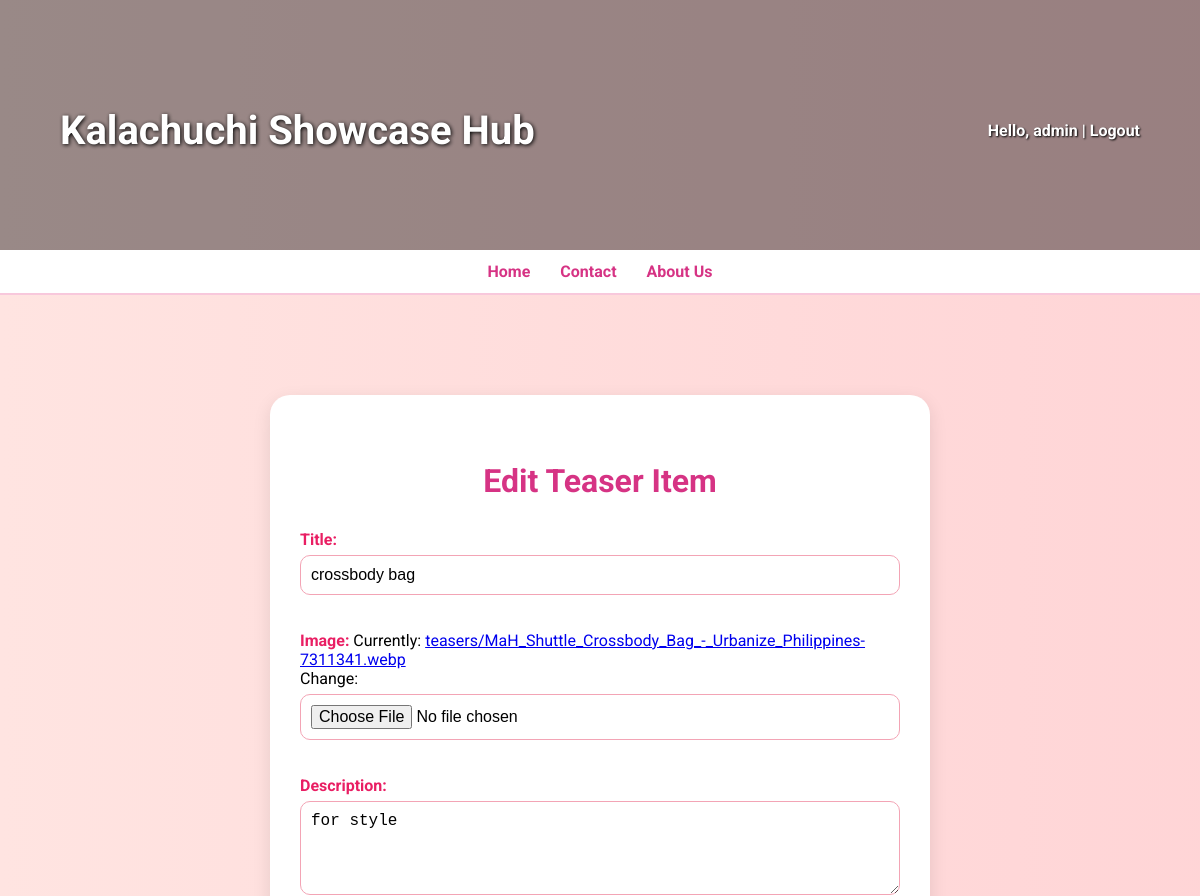
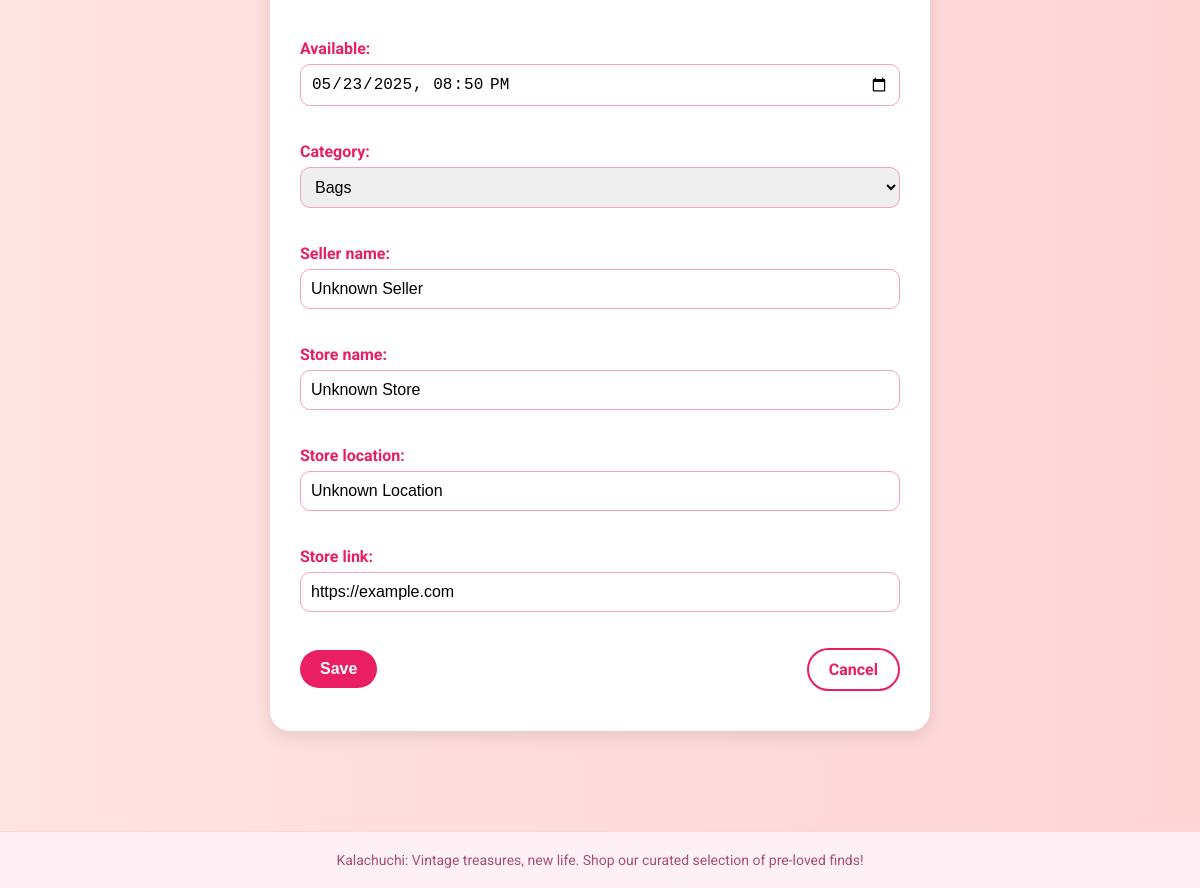
The app's page /teaser/edit/18/ (signed in) with its own data (2 pictures, top to bottom).
### main/models.py (models this page shows, shortened)
class TeaserItem(models.Model):
    title = models.CharField(max_length=100)
    image = models.ImageField(upload_to='teasers/')
    description = models.TextField()
    created_at = models.DateTimeField(auto_now_add=True)
    Available = models.DateTimeField()
    category = models.CharField(max_length=10, choices=CATEGORY_CHOICES)
    seller_name = models.CharField(max_length=100, default="Unknown Seller")
    store_name = models.CharField(max_length=100, default="Unknown Store")
    store_location = models.CharField(max_length=200, default="Unknown Location")
    store_link = models.URLField(default="https://example.com")

### main/views.py (the view)
# urls.py: path('teaser/edit/<int:pk>/', views.edit_teaser_item, name='edit_teaser'),
@login_required
@user_passes_test(is_admin)
def edit_teaser_item(request, pk):
    teaser = get_object_or_404(TeaserItem, pk=pk)
    if request.method == 'POST':
        form = TeaserItemForm(request.POST, request.FILES, instance=teaser)
        if form.is_valid():
            form.save()
            return redirect('teaser_page')
    else:
        form = TeaserItemForm(instance=teaser)
    return render(request, 'crud/teaser_edit.html', {'form': form, 'teaser': teaser})

### main/forms.py
class TeaserItemForm(forms.ModelForm):
    class Meta:
        model = TeaserItem
        fields = ['title', 'image', 'description', 'Available', 'category',
                  'seller_name', 'store_name', 'store_location', 'store_link']
        widgets = {
            'title': forms.TextInput(attrs={'placeholder': 'Enter teaser title'}),
            'description': forms.Textarea(attrs={'rows': 4, 'placeholder': 'Enter teaser description'}),
            'Available': forms.DateTimeInput(attrs={'type': 'datetime-local'}),
        }

### main/views.py (called while the page is built)
def is_admin(user):
    return user.is_staff

### main/templates/crud/teaser_edit.html (shortened to what this page needs)
{% extends 'main/base.html' %}
{% load static %}
{% block content %}
<link rel="stylesheet" href="{% static 'css/form.css' %}">
<div class="form-wrapper">
    <h2 class="form-title">
        {% if teaser %}Edit{% else %}Add{% endif %} Teaser Item
    </h2>
    <form method="post" enctype="multipart/form-data" class="teaser-form">
        {{ form.as_p }}
        <div class="form-buttons">
            <button type="submit" class="btn-pink">Save</button>
            <a href="{% url 'teaser_page' %}" class="btn-outline">Cancel</a>
        </div>
    </form>
</div>
{% endblock %}

### main/templates/main/base.html (shortened to what this page needs)
{% load static %}
<!DOCTYPE html>
<html lang="en">
<head>
    <link rel="stylesheet" href="{% static 'css/base.css' %}">
</head>
<body>
    <header class="main-header rotating-header">
        <div class="header-content">
            <h1 class="site-title">Kalachuchi Showcase Hub</h1>
            <div class="auth-links">
                {% if user.is_authenticated %}
                    <p>Hello, <strong>{{ user.username }}</strong> | <a href="{% url 'logout' %}">Logout</a></p>
                {% else %}
                    <a href="{% url 'login' %}">Login</a>
                {% endif %}
            </div>
        </div>
    </header>
    <nav class="main-nav">
        <a href="{% url 'home' %}">Home</a>
        <a href="{% url 'contact' %}">Contact</a>
        <a href="{% url 'about' %}">About Us</a>
    </nav>
    <main class="container">
        {% block content %}
        {% endblock %}
    </main>
    <footer class="main-footer">
        Kalachuchi: Vintage treasures, new life. Shop our curated selection of pre-loved finds!
    </footer>
</body>
</html>

### main/static/css/base.css (style rules this page uses)
body { font-family: 'Roboto', sans-serif; margin: 0; background: linear-gradient(270deg, #ffc0cb, #ffb6c1, #ffe4e1); background-size: 600% 600%; animation: gradientShift 15s ease infinite; }
.rotating-header { position: relative; height: 250px; overflow: hidden; }
.rotating-header::after { content: ""; position: absolute; top: 0; left: 0; width: 100%; height: 100%; background-color: rgba(0, 0, 0, 0.4); z-index: 1; }
.header-content { position: relative; z-index: 2; display: flex; justify-content: space-between; align-items: center; padding: 80px 60px 0; }
.site-title { font-size: 2.5rem; font-weight: 700; animation: fadeInDown 2s ease; color: white; text-shadow: 1px 1px 4px #000; }
.auth-links { display: flex; align-items: center; gap: 10px; }
.auth-links a, .auth-links p { color: white; font-weight: bold; text-decoration: none; margin: 0; text-shadow: 1px 1px 2px #000; }
.main-nav { background-color: #fff; display: flex; justify-content: center; padding: 12px 0; gap: 30px; border-bottom: 2px solid #f8c8dc; font-weight: 500; transition: background-color 0.3s ease; }
.main-nav a { text-decoration: none; color: #d63384; font-weight: bold; position: relative; transition: color 0.3s ease; }
.main-nav a::after { content: ""; position: absolute; width: 0%; height: 2px; bottom: -4px; left: 0; background-color: #ff69b4; transition: width 0.3s ease; }
.container { padding: 40px 30px; }
.main-footer { background-color: #fff0f5; padding: 20px; text-align: center; font-size: 14px; color: #a64d79; border-top: 1px solid #ffd3e0; }

### main/static/css/form.css (style rules this page uses)
body { font-family: 'Roboto', sans-serif; background: linear-gradient(270deg, #ffc0cb, #ffb6c1, #ffe4e1); background-size: 600% 600%; animation: gradientShift 15s ease infinite; }
.form-wrapper { max-width: 600px; margin: 60px auto; background: white; padding: 40px 30px; border-radius: 20px; box-shadow: 0 6px 18px rgba(0, 0, 0, 0.1); }
.form-title { text-align: center; font-size: 2rem; color: #d63384; margin-bottom: 30px; }
.teaser-form label { font-weight: bold; color: #e91e63; }
.teaser-form input, .teaser-form textarea, .teaser-form select { width: 100%; padding: 10px; margin-top: 6px; margin-bottom: 20px; border: 1px solid #f3a4b5; border-radius: 10px; font-size: 1rem; box-sizing: border-box; }
.form-buttons { display: flex; justify-content: space-between; align-items: center; }
.btn-pink, .btn-outline { text-decoration: none; padding: 10px 20px; border-radius: 25px; font-weight: bold; transition: all 0.3s ease; font-size: 1rem; }
.btn-pink { background-color: #e91e63; color: white; border: none; }
.btn-outline { background-color: transparent; color: #e91e63; border: 2px solid #e91e63; }

### records on screen
TeaserItem: title "crossbody bag", description "for style", Available "05/23/2025 20:50", category "Bags", seller_name "Unknown Seller", store_name "Unknown Store", store_location "Unknown Location", store_link "https://example.com"

### other values on screen
{{ user.username }} "admin"
